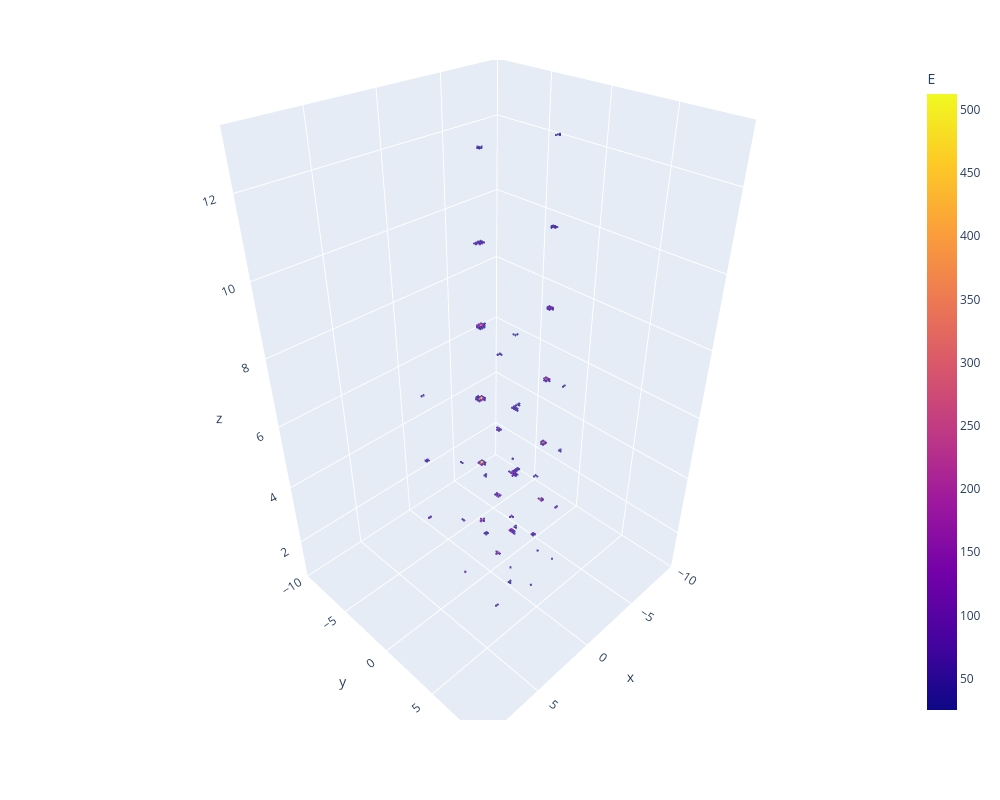

Notebook source saved alongside this figure:
### Code cell
from utils import transform

ev = 0

is_nan = torch.isnan(X['hit_x'][ev])
plot_dict = {k: transform(v[ev][~is_nan], k, dataset.xform_cfg, inverse=True) for k, v in X.items()}
plot_dict['x'] = plot_dict.pop('hit_x')
plot_dict['y'] = plot_dict.pop('hit_y')
plot_dict['z'] = plot_dict.pop('hit_z')
plot_dict['E'] = plot_dict.pop('hit_e')
plot_dict['size'] = (plot_dict['E'] + 1).log()

plot_point_cloud(plot_dict, xy_range=dataset.calo_cfg['width'])

### Figure 1 — Plotly figure (JSON) as saved in the notebook; plotly's stock layout.template omitted (floating-point values rounded to 4 significant figures; data arrays with more than 128 entries replaced by an {"elided": "..."} marker saying what was removed)
{"data": [{"hovertemplate": "x=%{x}<br>y=%{y}<br>z=%{z}<br>size=%{marker.size}<br>E=%{marker.color}<extra></extra>", "legendgroup": "", "marker": {"color": {"elided": "209 float values"}, "coloraxis": "coloraxis", "line": {"width": 0}, "size": {"elided": "209 float values"}, "sizemode": "area", "sizeref": 0.2497, "symbol": "circle"}, "mode": "markers", "name": "", "scene": "scene", "showlegend": false, "type": "scatter3d", "x": {"elided": "209 float values"}, "y": {"elided": "209 float values"}, "z": {"elided": "209 float values"}}], "layout": {"coloraxis": {"colorbar": {"title": {"text": "E"}}, "colorscale": [[0, "#0d0887"], [0.1111, "#46039f"], [0.2222, "#7201a8"], [0.3333, "#9c179e"], [0.4444, "#bd3786"], [0.5556, "#d8576b"], [0.6667, "#ed7953"], [0.7778, "#fb9f3a"], [0.8889, "#fdca26"], [1, "#f0f921"]]}, "height": 800, "legend": {"itemsizing": "constant", "tracegroupgap": 0}, "margin": {"t": 60}, "scene": {"domain": {"x": [0, 1], "y": [0, 1]}, "xaxis": {"range": [-10, 10], "title": {"text": "x"}}, "yaxis": {"range": [-10, 10], "title": {"text": "y"}}, "zaxis": {"title": {"text": "z"}}}, "width": 1000}}
